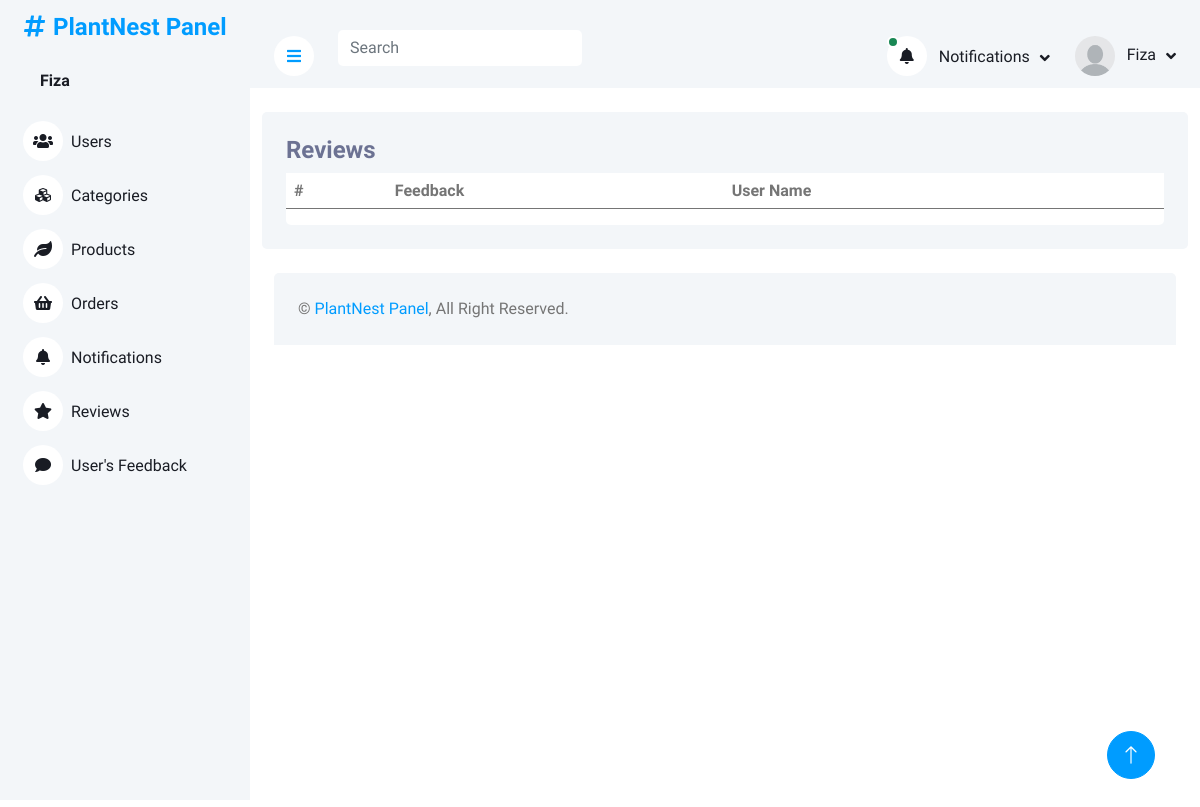
Page /adminPanel/feedback.php (signed in) on the earlier database version.
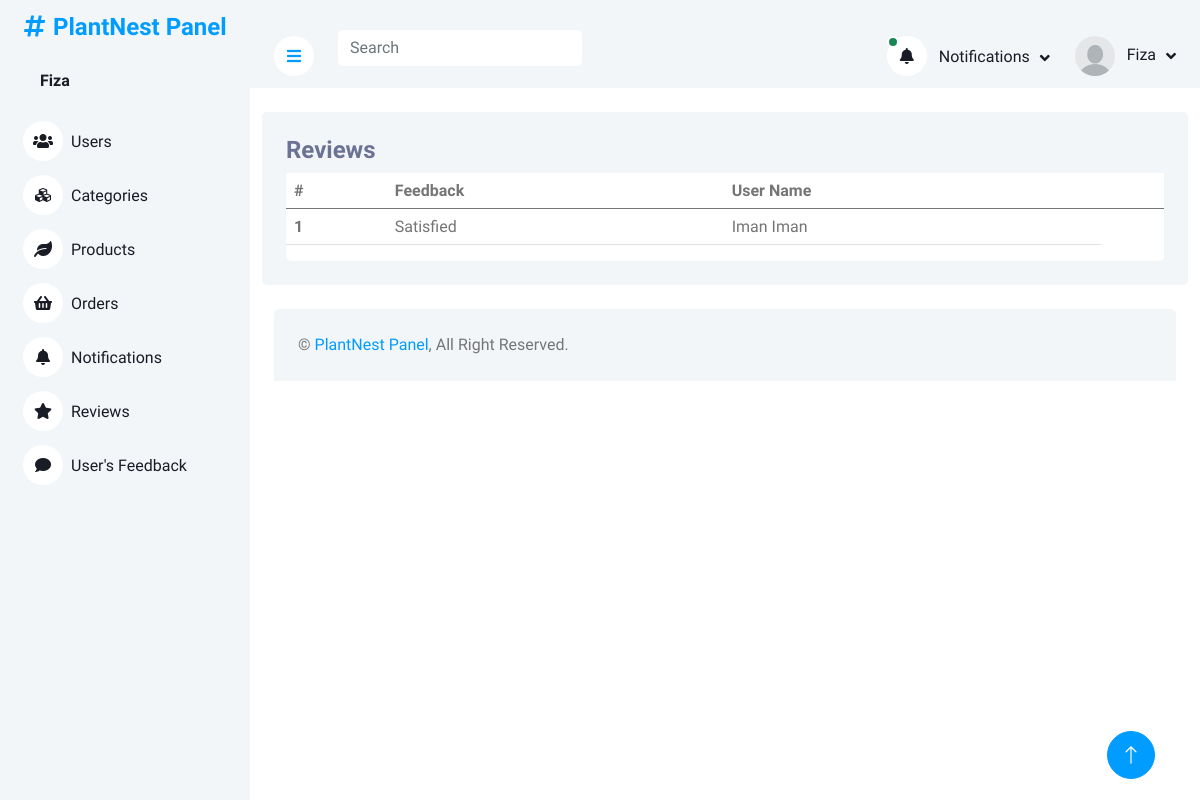
Same page on the later database version.
### tables this page shows
CREATE TABLE `feedback` (
  `feedbackID` int(11) NOT NULL,
  `feedbackUserID` int(11) DEFAULT NULL,
  `feedback` varchar(325) DEFAULT NULL
);

CREATE TABLE `users` (
  `userID` int(11) NOT NULL,
  `firstName` varchar(225) DEFAULT NULL,
  `lastName` varchar(225) DEFAULT NULL,
  `userEmail` varchar(225) NOT NULL,
  `userPassword` varchar(225) DEFAULT NULL
);

### adminPanel/feedback.php (the view, shortened to what the changed rows need)
<?php
include('header_admin.php')
?>
<div class="container pt-4">
    <div class="bg-light rounded p-4">
        <div class="row">
            <div class="col-12">
                <div class="bg-white rounded h-100 ">
                    <div class="table-responsive bg- ">
                        <table class="table">
                        <thead>
                                <tr>
                                    <th scope="col">#</th>
                                    <th scope="col">Feedback</th>
                                    <th scope="col">User Name</th>
                                    <th scope="col"> </th>
                                </tr>
                            </thead>
                            <tbody>
                                <?php
                        $query = $pdo->query("SELECT * FROM feedback INNER JOIN users on feedback.feedbackUserID = users.userID;");
                        $result = $query->fetchAll(PDO::FETCH_ASSOC);
                        foreach($result as $row){
                        ?>
                                <tr class="tr-row">
                                <th scope="row">
                                            <?php echo $row['feedbackID'] ?>
                                        </th>
                                    <td>
                                    <?php echo $row['feedback'] ?>
                                    </td>
                                    <td>
                                    <?php echo ucfirst($row['firstName'] )?>
                                    <?php echo ucfirst($row['lastName'] )?>
                                    </td>
                                </tr>
                                <?php
                        };
                                       ?>
                            </tbody>
                        </table>
                    </div>
                </div>
            </div>
        </div>
    </div>
</div>
<?php
include('footer.php')
?>

### adminPanel/header_admin.php (shortened to what the changed rows need)
<?php
include("php/query.php");
?>
<!DOCTYPE html>
<html lang="en">
<head>
    <link href="https://cdnjs.cloudflare.com/ajax/libs/font-awesome/5.10.0/css/all.min.css" rel="stylesheet">
    <link href="https://cdn.jsdelivr.net/npm/bootstrap-icons@1.4.1/font/bootstrap-icons.css" rel="stylesheet">
    <link href="lib/owlcarousel/assets/owl.carousel.min.css" rel="stylesheet">
    <link href="lib/tempusdominus/css/tempusdominus-bootstrap-4.min.css" rel="stylesheet" />
    <link href="css/bootstrap.min.css" rel="stylesheet">
    <link href="css/style.css" rel="stylesheet">
</head>
<body>
    <div class="container-xxl position-relative bg-white d-flex p-0">
        <div class="sidebar pe-4 pb-3">
            <nav class="navbar bg-light navbar-light">
                <div class="d-flex align-items-center ms-4 mb-4">
                    <div class="ms-3">
                    <?php
                                 if(isset($_SESSION['Admin'])){
                                    $admin = $_SESSION['Admin'];
                                 foreach($admin as $value){
                                    $U_ID =   $value['adminID'];
                                  $query = $pdo->prepare("SELECT * FROM admins WHERE adminID = :iD ");
                                  $query->bindParam(':iD',  $U_ID);
                                  $query->execute();
                                  $result = $query->fetch(PDO::FETCH_ASSOC);
                        ?>
                         <h6 class="mb-0">
                             <span><?php echo ucfirst($result['adminName'])?></span>
                            </h6>
</span>    <?php
                      };
                    }
                        ?>
                    </div>
                </div>
            </nav>
        </div>
        <div class="content">
            <nav class="navbar navbar-expand bg-light navbar-light sticky-top px-4 py-0">
                <div class="navbar-nav align-items-center ms-auto">
                    <div class="nav-item dropdown">
                        <a href="#" class="nav-link dropdown-toggle" data-bs-toggle="dropdown">
                        <?php
                                 if(isset($_SESSION['Admin'])){
                                    $admin = $_SESSION['Admin'];
                                 foreach($admin as $value){
                                    $U_ID =   $value['adminID'];
                                  $query = $pdo->prepare("SELECT * FROM admins WHERE adminID = :iD ");
                                  $query->bindParam(':iD',  $U_ID);
                                  $query->execute();
                                  $result = $query->fetch(PDO::FETCH_ASSOC);
                              if($result['adminImage']){
                        ?>
                        <img class="rounded-circle me-lg-2" src="img/<?php echo $result['adminImage'] ?>" alt="" style="width: 40px; height: 40px;">
                            <?php
                              }else if(empty($result['adminImage'])){
                                ?>
                        <img class="rounded-circle me-lg-2" src="img/user.jpg" alt="" style="width: 40px; height: 40px;">
                                <?php
                              }
                            ?>
                                <span class="d-none d-lg-inline-flex">
                                    <?php echo ucfirst($result['adminName']) ?>
                                </span>
                                <?php
                            }
                        }
                            ?>
                        </a>
                    </div>
                </div>
            </nav>

Differences in the rows shown:
added feedback: feedbackID "1", feedback "Satisfied", feedbackUserID.firstName "Iman", feedbackUserID.lastName "Iman"
